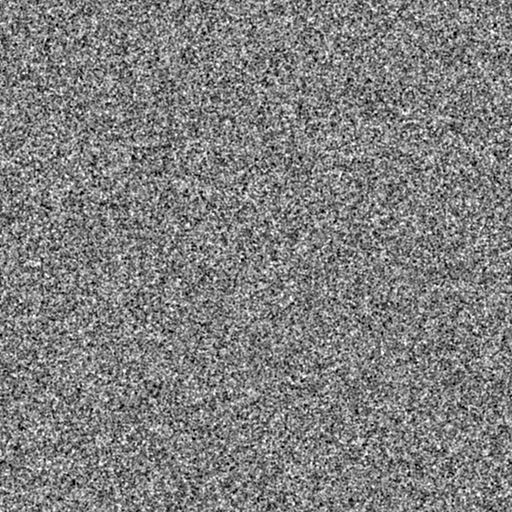
#> input picture plugins/fga-reel-studio/skills/fga-reel-studio/engine/kit/fx/eyedropper-grade/grain.png, 512 x 512 px
$ python -i inkscreen.py   (imports and definitions only)   (older library calls are emulated)
#> lines starting #> are read from the running program, lines starting #| are printed output that depends on the picture
#> further down, picture is the input picture: shape (512, 512); min 0, max 255, mean 127.9
"""inkscreen: the print shop press-front sets its page with (round-dot halftone, line screen, XDoG ink, paper).
impact-frame and banknote carry their own copies of the parts they use. All of it is plain numpy/cv2, deterministic,
and works on one frame at a time. Import it from this folder's gen.py: sys.path.insert(0, HERE); import inkscreen as ink
Coverage maps are float32 0..1, 1 = solid ink. Every mask comes back antialiased at output size from an ss-times-bigger threshold.
Pages are drawn by the same headless browser HyperFrames renders with: HEADLESS_BROWSER=/path/to/chrome picks another.
"""
import math
import os
import shutil
import subprocess
import sys

import cv2
import numpy as np

_BROWSER = []


# [22 lines left out: function browser, not called in this run]


def _url(html, hash=""):
    from urllib.parse import quote
    return "file://" + quote(os.path.abspath(html)) + hash


# ---- colour -----------------------------------------------------------------------------------------------------
# [43 lines left out: functions for_renderer, chrome_shot, chrome_dom, pan_gray, curve, local_contrast, not called in this run]


# ---- round-dot halftone -----------------------------------------------------------------------------------------
_dots = {}


# [57 lines left out: functions _dot_lattice, round_dots, phase, lines, not called in this run]


# ---- XDoG ink ---------------------------------------------------------------------------------------------------
def flow(gray, sigma=4.0):
    """edge tangent field from the structure tensor: (tx, ty) unit vectors along the edges"""
#> called with sigma = 4
    gx = cv2.Sobel(gray, cv2.CV_32F, 1, 0, ksize=3)
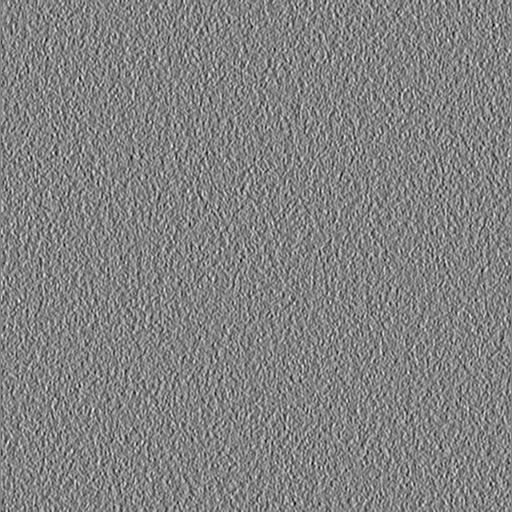
#> gx: shape (512, 512) float32; min -839, max 792, mean 0; drawn with min black and max white
    gy = cv2.Sobel(gray, cv2.CV_32F, 0, 1, ksize=3)
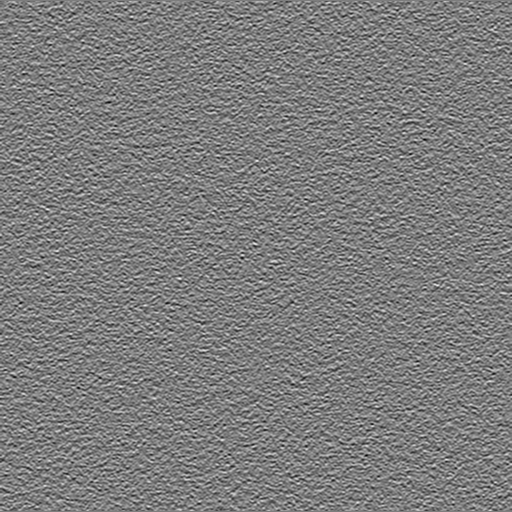
#> gy: shape (512, 512) float32; min -836, max 866, mean 0.1; drawn with min black and max white
    a, b, c = cv2.GaussianBlur(gx * gx, (0, 0), sigma), cv2.GaussianBlur(gy * gy, (0, 0), sigma), cv2.GaussianBlur(gx * gy, (0, 0), sigma)
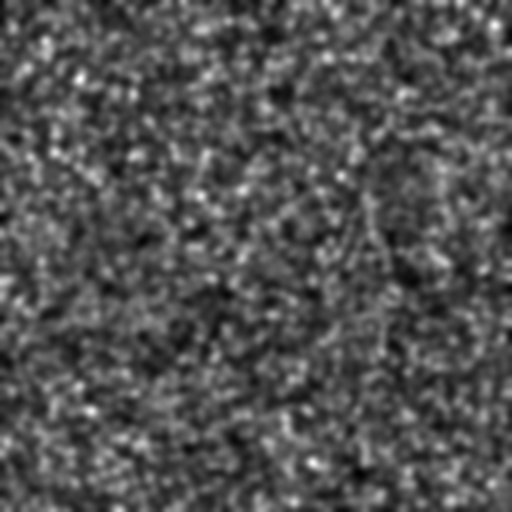
#> a: shape (512, 512) float32; min 13852.1, max 76524.1, mean 34154.2; drawn with min black and max white
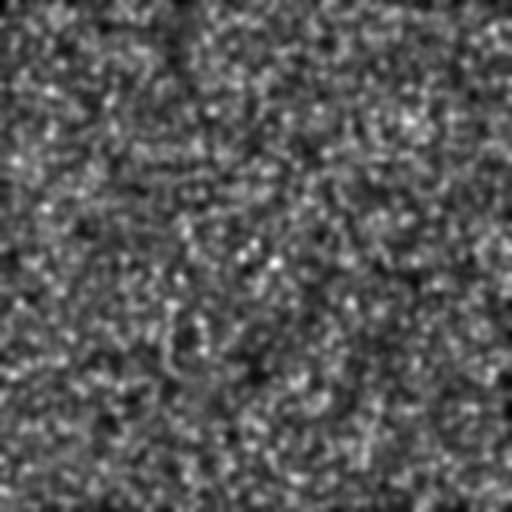
#> b: shape (512, 512) float32; min 11623, max 76889.9, mean 34080.5; drawn with min black and max white
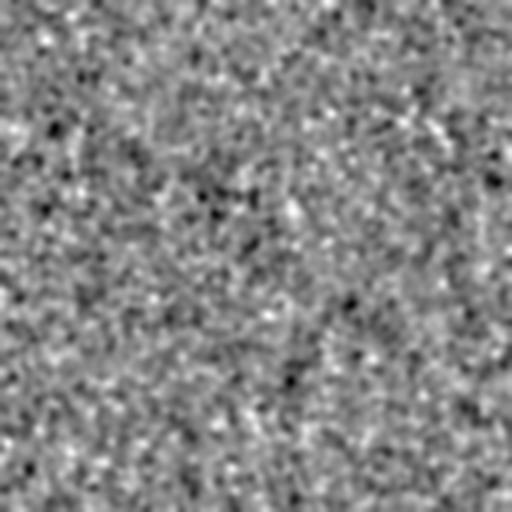
#> c: shape (512, 512) float32; min -19486.4, max 17887.8, mean 98.4; drawn with min black and max white
    theta = .5 * np.arctan2(2 * c, a - b) + np.pi / 2
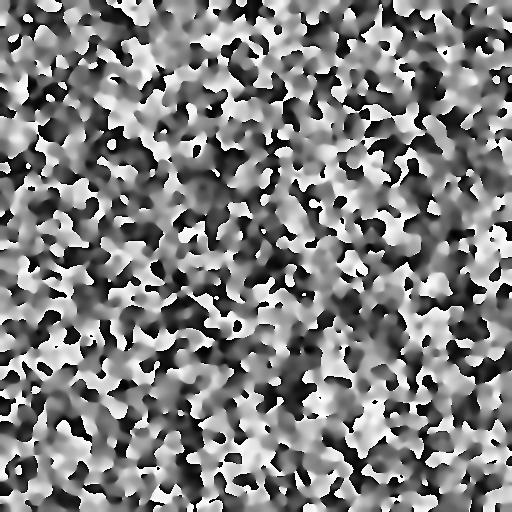
#> theta: shape (512, 512) float32; min 3.58e-06, max 3.14, mean 1.58; drawn with min black and max white
    return np.cos(theta).astype(np.float32), np.sin(theta).astype(np.float32)


# [72 lines left out: functions along_flow, xdog, clean, round_off, fibre, tooth, not called in this run]

>>> import cv2
>>> picture = cv2.imread('../eyedropper-grade/grain.png', cv2.IMREAD_GRAYSCALE)
>>> result = flow(picture)
